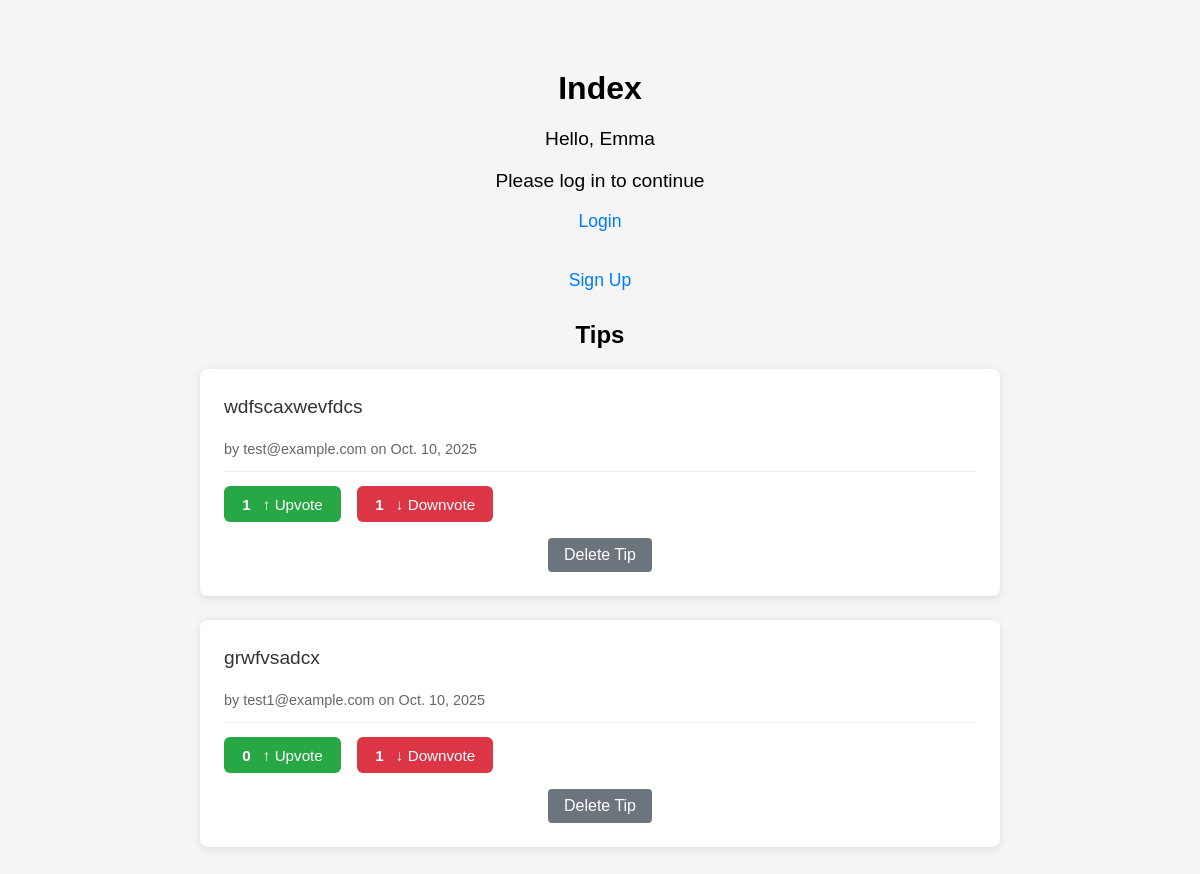
The page / on the database its author committed.
### ex/models.py (models this page shows, shortened)
class Tip(models.Model):
	content = models.CharField(max_length=255, unique=True, null=False)
	author = models.ForeignKey(settings.AUTH_USER_MODEL, on_delete=models.CASCADE)
	date = models.DateField(auto_now_add=True)
	downvotes = models.ManyToManyField(settings.AUTH_USER_MODEL, related_name='downvoted_tips', blank=True)
	upvotes = models.ManyToManyField(settings.AUTH_USER_MODEL, related_name='upvoted_tips', blank=True)
	class Meta:
		permissions = [
			("can_downvote_tip", "Can upvote or downvote tips"),
		]

class CustomUser(AbstractUser):
	reputation = models.IntegerField(default=0)

### ex/views.py (the view, shortened to what this page needs)
# urls.py: path('', views.IndexView.as_view(), name='index'),
class IndexView(View):
	def get(self, request):
		random_name = None
		if not request.user.is_authenticated:
			if 'name' not in request.session:
				request.session['name'] = random.choice(settings.RANDOM_NAMES)
				request.session.set_expiry(42)
			random_name = request.session.get('name')
		tips = Tip.objects.all().order_by('-date')
		form = TipForm()
		return render(request, 'index.html', {'tips': tips, 'random_name': random_name, 'form': form})

### ex/templates/index.html (shortened to what this page needs)
<!DOCTYPE html>
<html lang="en">
  <head>
  </head>
  <body>
    <h1>Index</h1>
    {% if user.is_authenticated %}
    <p>Hello, {{ user.username }} {{ user.reputation }}!</p>
    <form action="{% url 'ex:logout' %}" method="POST">
      {% csrf_token %}
      <button type="submit">Logout</button>
    </form>
    <div class="tips-creation-container">
      <h2>Submit a Tip</h2>
      <form method="post" action="{% url 'ex:index' %}">
        {% csrf_token %} {{ form.as_p }}
        <button type="submit" name="add_tip">Submit Tip</button>
      </form>
    </div>
    {% else %}
    <p>Hello, {{ random_name }}</p>
    <p>Please log in to continue</p>
    <a href="{% url 'ex:login' %}">Login</a>
    <br />
    <a href="{% url 'ex:signup' %}">Sign Up</a>
    {% endif %}
    <div class="tips-container">
      <h2>Tips</h2>
      {% for tip in tips %}
      <div class="tip-item">
        <div class="tip-content">{{ tip.content }}</div>
        <div class="tip-meta">by {{ tip.author.username }} on {{ tip.date }}</div>
        <div class="tip-votes">
          <form action="{% url 'ex:vote' tip.id %}" method="post" style="margin: 0">
            <button type="submit" class="vote-button upvote-button">
              <span class="vote-count">{{ tip.upvotes.count }}</span>
              ↑ {% if user in tip.upvotes.all %} Upvoted {% else %} Upvote {% endif %}
            </button>
          </form>
          <form action="{% url 'ex:vote' tip.id %}" method="post" style="margin: 0">
            <button type="submit" class="vote-button downvote-button">
              <span class="vote-count">{{ tip.downvotes.count }}</span>
              ↓ {% if user in tip.downvotes.all %} Downvoted {% else %} Downvote {% endif %}
            </button>
          </form>
        </div>
        <div class="tip-delete">
          <form action="{% url 'ex:index' %}" method="post" style="margin-top: 1em">
            <button type="submit" name="delete_tip" value="{{ tip.id }}" style="background: #6c757d; color: white">
              Delete Tip
            </button>
          </form>
        </div>
      </div>
      {% empty %}
      <div class="no-tips">No tips available.</div>
      {% endfor %}
    </div>
  </body>
</html>

### ex/templates/index.html (style rules this page uses)
body { font-family: Arial, sans-serif; background: #f5f5f5; margin: 0; padding: 20px; }
button { padding: 0.5em 1em; background: #007bff; color: #fff; border: none; border-radius: 4px; font-size: 1em; cursor: pointer; transition: background 0.3s; }
h1 { text-align: center; margin-top: 50px; }
h2 { text-align: center; margin-top: 30px; }
p { text-align: center; font-size: 1.2em; }
a { display: block; text-align: center; margin: 10px; font-size: 1.1em; color: #007bff; text-decoration: none; }
form { text-align: center; margin-top: 20px; }
.tips-container { max-width: 800px; margin: 30px auto; }
.tip-item { background: #fff; margin-bottom: 1.5em; padding: 1.5em; border-radius: 8px; box-shadow: 0 2px 8px rgba(0, 0, 0, 0.1); }
.tip-content { font-size: 1.2em; margin-bottom: 1em; color: #333; line-height: 1.5; }
.tip-meta { font-size: 0.9em; color: #666; margin-bottom: 1em; padding-bottom: 1em; border-bottom: 1px solid #eee; }
.tip-votes { display: flex; gap: 1em; align-items: center; }
.vote-button { display: flex; align-items: center; gap: 0.5em; padding: 0.6em 1.2em; font-size: 0.95em; border-radius: 6px; transition: all 0.3s; }
.upvote-button { background: #28a745; }
.downvote-button { background: #dc3545; }
.vote-count { font-weight: bold; margin-right: 0.3em; }

### rows shown on the page
Tip: content "wdfscaxwevfdcs", author.username "test@example.com", date "Oct. 10, 2025", upvotes.count "1", shows "Upvote", downvotes.count "1", shows "Downvote"
Tip: content "grwfvsadcx", author.username "test1@example.com", date "Oct. 10, 2025", upvotes.count "0", shows "Upvote", downvotes.count "1", shows "Downvote"

### other values the page prints
{{ random_name }} "Emma"
